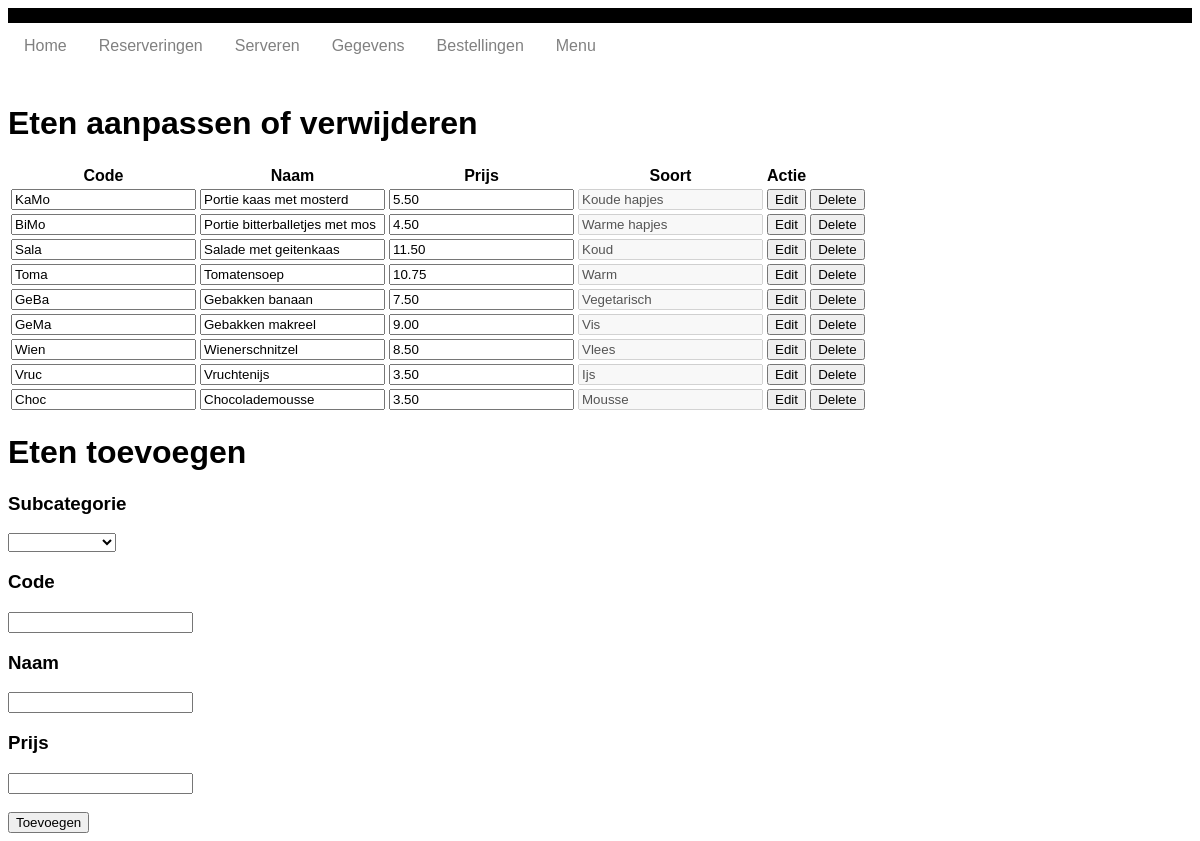
Screenshot of /eten.php with the database file from the repository.
### tables this page shows
CREATE TABLE `menuitems` (
  `ID` int(11) NOT NULL,
  `Code` varchar(4) DEFAULT NULL,
  `Naam` varchar(30) DEFAULT NULL,
  `Gerechtsoort_ID` int(11) NOT NULL,
  `Prijs` decimal(6,2) NOT NULL
);

CREATE TABLE `gerechtsoorten` (
  `ID` int(11) NOT NULL,
  `Code` varchar(3) DEFAULT NULL,
  `Naam` varchar(20) DEFAULT NULL,
  `Gerechtcategorie_ID` int(11) NOT NULL
);

### database.php (called while the page is built, shortened)
<?php
class database{
    private $db;
    function __construct(){
        $this->db_server = 'localhost';
        $this->db_username = 'root';
        $this->db_password = '';
        $this->db_name = 'excellenttaste';
        $dsn = "mysql:host=$this->db_server;dbname=$this->db_name;charset=utf8mb4";
        $options = [
            PDO::ATTR_ERRMODE            => PDO::ERRMODE_EXCEPTION,
            PDO::ATTR_DEFAULT_FETCH_MODE => PDO::FETCH_ASSOC,
            PDO::ATTR_EMULATE_PREPARES   => false,
        ];
        try {
             $this->db = new PDO($dsn, $this->db_username, $this->db_password, $options);
        } catch (\PDOException $e) {
             throw new \PDOException($e->getMessage(), (int)$e->getCode());
        }
    }
    public function select($statement, $named_placeholder){
        $statement = $this->db->prepare($statement);
        $statement->execute($named_placeholder);
        $result = $statement->fetchAll(PDO::FETCH_ASSOC);
        return $result;
    }
}
?>

### eten.php (the view, shortened to what this page needs)
<?php
    include 'database.php';
    $db = new database();
    $hapjes = $db->select(" SELECT menuitems.ID, menuitems.Code, menuitems.Naam, menuitems.Prijs ,gerechtsoorten.ID AS soort_ID ,gerechtcategorieen.Naam AS soort, gerechtsoorten.Naam AS soort_naam FROM menuitems
    INNER JOIN gerechtsoorten ON menuitems.Gerechtsoort_ID = gerechtsoorten.ID
    INNER JOIN gerechtcategorieen ON gerechtsoorten.Gerechtcategorie_ID = gerechtcategorieen.ID
    WHERE Gerechtcategorie_ID > 1",[]);
    $row_data = array_values($hapjes);
    $soorten = $db->select("SELECT * FROM gerechtsoorten WHERE Gerechtcategorie_ID > 1",[]);
    $row_data_soorten = array_values($soorten);
?>
<!DOCTYPE html>
<head>
	<link rel="stylesheet" type="text/css" href="style.css">
</head>
<body>
	<?php include_once 'navigatie.php'; ?>
	<table>
		<thead>
			<tr>
				<th>Code</th>
				<th>Naam</th>
				<th>Prijs</th>
				<th>Soort</th>
				<th>Actie</th>
			</tr>
		</thead>
		<tbody><h1>Eten aanpassen of verwijderen</h1>
			<?php foreach ($row_data AS $data) { ?>
				<form method="post">
					<tr>
						<td><input type="text" maxlength="4" name="code" value="<?php echo $data["Code"] ?>"></td>
						<td><input type="text" name="naam" value="<?php echo $data["Naam"] ?>"></td>
						<td><input type="number" min="1" step=".01" name="prijs" value="<?php echo $data["Prijs"] ?>"></td>
						<td><input disabled type="text" name="gerechtsoort" value="<?php echo $data["soort_naam"] ?>"></td>
						<td><button type="submit" name="edit" onclick="return confirm('Doorgaan met bewerken?');">Edit</button></td>
						<td><button type="submit" name="delete" onclick="return confirm('Doorgaan met verwijderen?');">Delete</button></td>
					</tr>
				</form>
			<?php } ?>
		</tbody>
	</table>
	<form method="post">
		<h1>Eten toevoegen</h1>
		<h3>Subcategorie</h3>
	    <select name="soort_id">
	      <option></option>
	      <?php foreach($row_data_soorten AS $data_soorten) {?>
	        <option value="<?php echo $data_soorten["ID"]?>"><?php echo $data_soorten["Naam"] ?></option>
	      <?php } ?>
	    </select>
		<h3>Code</h3>
		<input type="text" maxlength="4" name="code">
		<h3>Naam</h3>
		<input type="text" name="naam">
		<h3>Prijs</h3>
		<input type="number" min="1" step=".01" name="prijs"><br><br>
		<button type="submit" name="add">Toevoegen</button>
	</form>
</body>
</html>

### navigatie.php (shortened to what this page needs)
<body>
<div class="navbar">
    <a class="active" href="#home">Home</a>
    <a href="reservering.php">Reserveringen</a>
    <div class="dropdown">
        <button class="dropbtn">Serveren
        </button>
</div>
    <div class="dropdown">
        <button class="dropbtn">Gegevens
        </button>
  </div>
  <div class="dropdown">
    <button class="dropbtn">Bestellingen
    </button>
    </div>
  <a href="menu.php">Menu</a>
</div>
</body>

### style.css (style rules this page uses)
.dropbtn { background-color: #888B8D; color: white; padding: 15px; font-size: 16px; border-radius: 2px; }
.dropdown { position: relative; display: inline-block; }

### navigatie.php (style rules this page uses)
body { font-family: Arial, Helvetica, sans-serif; }
.navbar { overflow: hidden; background-color: white; border-top: 15px solid black; border-bottom: 15px solid white; }
.navbar a { float: left; font-size: 16px; color: grey; text-align: center; padding: 14px 16px; text-decoration: none; }
.dropdown { float: left; overflow: hidden; }
.dropdown .dropbtn { font-size: 16px; border: none; outline: none; color: grey; padding: 14px 16px; background-color: inherit; font-family: inherit; margin: 0; }

### rows the page displays
menuitems: code "KaMo", naam "Portie kaas met mosterd", prijs "5.50", gerechtsoort "Koude hapjes"
menuitems: code "BiMo", naam "Portie bitterballetjes met mos", prijs "4.50", gerechtsoort "Warme hapjes"
menuitems: code "Sala", naam "Salade met geitenkaas", prijs "11.50", gerechtsoort "Koud"
menuitems: code "Toma", naam "Tomatensoep", prijs "10.75", gerechtsoort "Warm"
menuitems: code "GeBa", naam "Gebakken banaan", prijs "7.50", gerechtsoort "Vegetarisch"
menuitems: code "GeMa", naam "Gebakken makreel", prijs "9.00", gerechtsoort "Vis"
menuitems: code "Wien", naam "Wienerschnitzel", prijs "8.50", gerechtsoort "Vlees"
menuitems: code "Vruc", naam "Vruchtenijs", prijs "3.50", gerechtsoort "Ijs"
menuitems: code "Choc", naam "Chocolademousse", prijs "3.50", gerechtsoort "Mousse"
